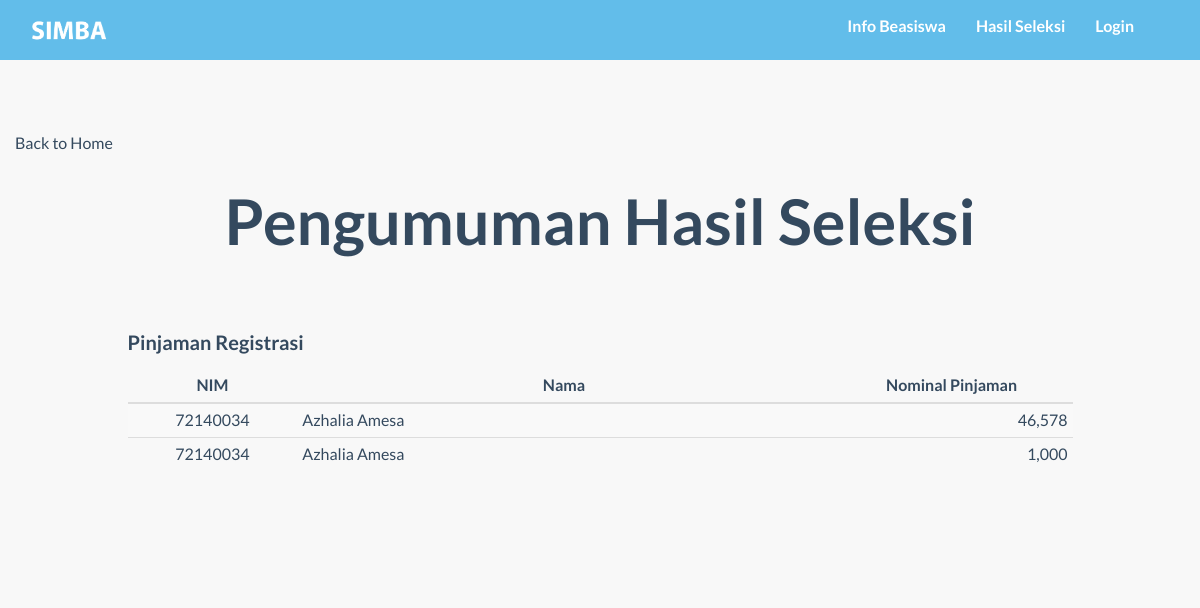
The app's page /detail_seleksi.php?id=P09, older data.
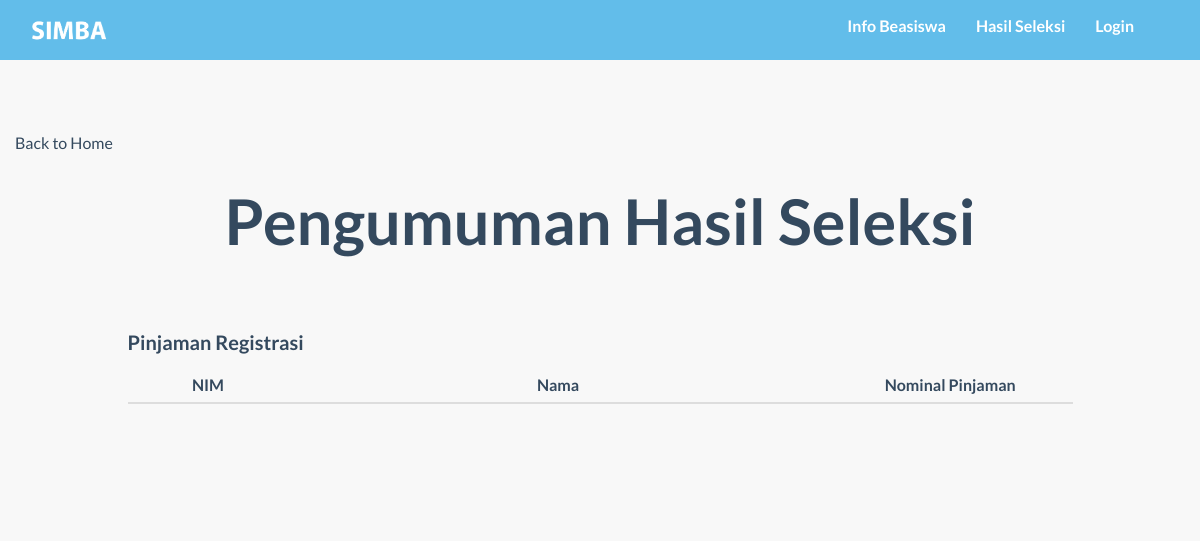
The same page, newer data.
### tables this page shows
CREATE TABLE `beasiswa` (
  `kd_bsw` char(3) NOT NULL,
  `nama_bsw` varchar(99) NOT NULL,
  `semt` char(6) NOT NULL,
  `thn_ajar` char(9) NOT NULL,
  `tgl_buka` date NOT NULL,
  `tgl_tutup` date NOT NULL,
  `kuota` int(11) NOT NULL,
  `isTampil` tinyint(1) NOT NULL,
  `Keterangan` mediumtext NOT NULL,
  `isPublish` tinyint(1) NOT NULL DEFAULT '0'
);

CREATE TABLE `pendaftaran` (
  `kd_daftar` int(8) NOT NULL,
  `nim` char(8) NOT NULL,
  `kd_bsw` char(3) NOT NULL,
  `tgl_daftar` timestamp NOT NULL DEFAULT CURRENT_TIMESTAMP,
  `nominal_pengajuan` int(11) NOT NULL,
  `nominal_disetujui` int(11) DEFAULT NULL,
  `sisa_pinjaman` int(11) DEFAULT NULL
);

CREATE TABLE `mahasiswa` (
  `NIM` char(8) NOT NULL,
  `kd_prodi` char(2) NOT NULL,
  `nama_mhs` varchar(99) NOT NULL,
  `gender` char(1) NOT NULL,
  `tgl_lahir` date NOT NULL,
  `email` varchar(99) NOT NULL,
  `alamat` varchar(999) NOT NULL,
  `kode_pos` char(5) NOT NULL,
  `no_telp` char(12) NOT NULL,
  `total_sks` int(11) NOT NULL
);

### detail_seleksi.php (the view, shortened to what this page needs)
<?php
include("function/koneksi.php");
?>
<html>
<head>
  <link href="css/bootstrap.min.css" rel="stylesheet">
  <link rel="stylesheet" href="https://maxcdn.bootstrapcdn.com/bootstrap/3.3.7/css/bootstrap.min.css">
  <link href="font-awesome/css/font-awesome.min.css" rel="stylesheet">
  <link href="css/general.css" rel="stylesheet">
  <link href="css/custom.css" rel="stylesheet">
  <link href="css/owl.carousel.css" rel="stylesheet">
  <link href="css/owl.theme.css" rel="stylesheet">
  <link href="css/style.css" rel="stylesheet">
  <link href="css/animate.css" rel="stylesheet">
  <link rel="stylesheet" href="css/magnific-popup.css">
</head>
<body class="content-section-a">
  <nav class="navbar-default" role="navigation" style="position: fixed; top: 0px;">
    <div class="container">
      <a class="" href="index.php">
        <img src="img/logo2.png" height="45px" style="margin-top:8px; margin-left:0" id="logo"/>
      </a>
      <div class="collapse navbar-collapse navbar-right navbar-ex1-collapse stuckMenu">
        <ul class="nav navbar-nav">
          <li class="menuItem"><a href="index.php#infoBeasiswa">Info Beasiswa </a></li>
          <li class="menuItem"><a href="index.php#hasilSeleksi">Hasil Seleksi </a></li>
          <?php
          if(isset($_SESSION['login_user'])){
            $username= $_SESSION['login_user'];
            echo'
            <li class="menuItem dropdown">
            <a class="dropdown-toggle" data-toggle="dropdown" href="#">'.$username.'<span class="caret"></span></a>
            <ul class="dropdown-menu">
            <li><a href="function/logout.php">Logout</a></li>
            </ul>
            </li>';
          } else {
            echo'<li class="menuItem"><a href="form_login.php">Login</a></li>';
          }
          ?>
        </ul>
      </div>
    </div>
  </nav>
  <div id="infoBeasiswa" class="content-section-a" style="border-top: 0; margin-top:-50;">
    <div class='container'>
      <div class="row">
        <a href="index.php#hasilSeleksi">Back to Home</a>
        <H2 class="text-center">Pengumuman Hasil Seleksi</H2>
        <br>
        <br>
        <div class="col-md-1"></div>
        <div class="col-md-10">
        <table class="table table-striped table-responsive table-condensed">
          <?php
            $kode_slk = $_GET['id'];
            $q0 = "SELECT * from beasiswa where kd_bsw='$kode_slk'";
            $squery = mysqli_query($koneksi,$q0);
            $row1 = mysqli_fetch_array($squery);
            echo'<h4>'.$row1['nama_bsw'].'</h4>';
          ?>
          <thead style="text-center">
            <tr>
              <th class="text-center"style="width:200">NIM</th>
              <th class="text-center"style="width:700">Nama</th>
              <th class="text-center"style="width:300">Nominal Pinjaman</th>
            </tr>
          </thead>
          <tbody>
            <?php
            $q1 = "SELECT * from pendaftaran natural join mahasiswa where nominal_disetujui is not null and kd_bsw='$kode_slk'";
            $squery = mysqli_query($koneksi,$q1);
            while($row = mysqli_fetch_array($squery))
            {
                $nominal=(string) number_format($row['nominal_disetujui']);
            echo '
            <tr>
              <td class="text-center">'.$row['nim'].'</td>
              <td>'.$row['nama_mhs'].'</td>
              <td class="text-right">'.$nominal.'</td>
            </tr>';
            }
            ?>
          </tbody>
        </table>
        </div>
      </div>
    </div>
  </div>
</body>
</html>

### css/general.css (style rules this page uses)
#logo { float: left; position: absolute;; }
body, html { height: 100%; width: 100%; overflow-x:hidden; }
.navbar-default { position: relative; min-height: 60px; width: 100%; z-index: 999; }
.navbar-default .navbar-nav>li>a { color: #ffffff; }
.content-section-a { background-color: #f8f8f8; padding: 90px 0; }

### css/custom.css (style rules this page uses)
li a, .dropbtn { display: inline-block; color: white; text-align: center; padding: 14px 16px; text-decoration: none; }
.table th, .table td { padding: 8px 12px; }

Row changes from the older to the newer data that the page shows:
removed pendaftaran: nim "72140034", nim.nama_mhs "Azhalia Amesa", nominal_disetujui "46,578"
removed pendaftaran: nim "72140034", nim.nama_mhs "Azhalia Amesa", nominal_disetujui "1,000"
